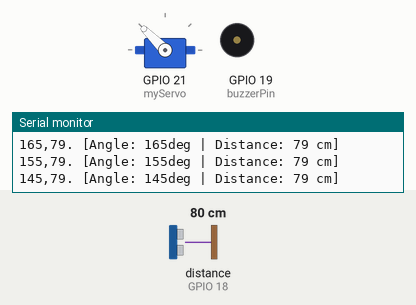
The sketch below on a simulated ESP32. Shown: servo, buzzer (waves = sounding, pin HIGH), the last lines printed to the serial monitor. Wiring (inferred from the names in the program): ultrasonic range finder: trigger GPIO 5; echo GPIO 18. The inputs (shaded band) are chosen by the test bench; at power-on: distance to the obstacle (sensor on GPIO 18) 80 cm. The echo pulse lasts 58.3 µs per cm; pins used as bus, display or sensor lines are not drawn.

Above: at 1.25 s.
1.3 s: distance to the obstacle (sensor on GPIO 18) set to 12 cm
4.3 s: distance to the obstacle (sensor on GPIO 18) set to 9 cm
At 5.4 s:
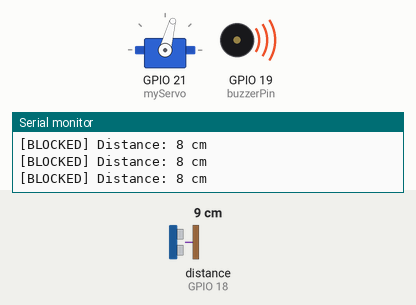
5.8 s: distance to the obstacle (sensor on GPIO 18) set to 120 cm
At 6.44 s:
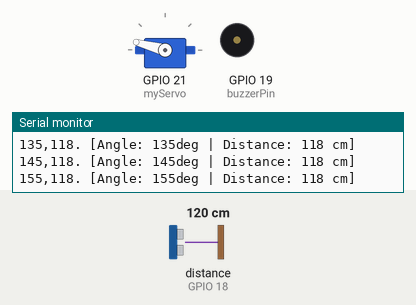
8.8 s: distance to the obstacle (sensor on GPIO 18) set to 2 cm
At 10.0 s:
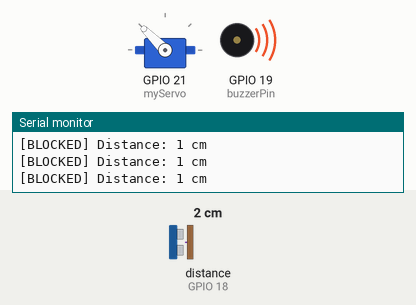
10.3 s: distance to the obstacle (sensor on GPIO 18) set to 18 cm
At 10.46 s:
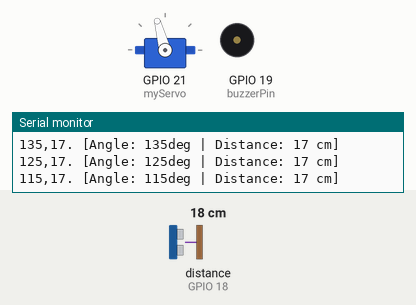
13.3 s: distance to the obstacle (sensor on GPIO 18) set to 4 cm
At 13.8 s:
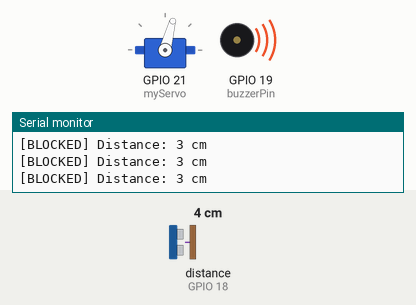
Timing chart, 0 to 15.8 s (numbered marks = the images above; inputs shaded):
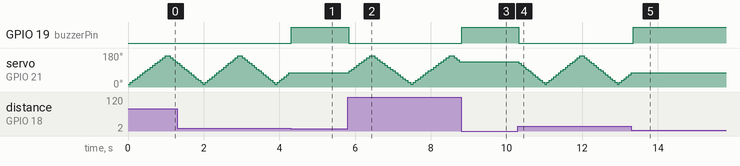

The sketch:

arduino_radarprog_esp32.ino
```cpp
  // Includes the ESP32 Servo library (install "ESP32Servo" by Kevin Harrington via Library Manager)
  #include <ESP32Servo.h>
  // Defines Trig and Echo pins of the Ultrasonic Sensor
  // NOTE: HC-SR04 ECHO outputs 5V — use a voltage divider (5V→3.3V) on echoPin for ESP32 safety
  const int trigPin = 5;
  const int echoPin = 18;
  // Defines the buzzer pin
  const int buzzerPin = 19;
  // Variables for the duration and the distance
  long duration;
  int distance;
  Servo myServo; // Creates a servo object for controlling the servo motor
  // Blocks servo sweep and buzzes continuously until object moves away
  void waitForClear() {
    Serial.println("[ALERT] Object detected! Waiting for it to move away...");
    digitalWrite(buzzerPin, HIGH);
    while (true) {
      int d = calculateDistance();
      if (d > 10) {                  // only resume when object is truly gone (>10 cm)
        break;
      }
      Serial.print("[BLOCKED] Distance: "); Serial.print(d); Serial.println(" cm");
      delay(100); // re-check every 100ms
    }
    digitalWrite(buzzerPin, LOW);
    Serial.println("[CLEAR] Object removed. Resuming sweep.");
  }

  void setup() {
    pinMode(trigPin, OUTPUT); // Sets the trigPin as an Output
    pinMode(echoPin, INPUT); // Sets the echoPin as an Input
    pinMode(buzzerPin, OUTPUT); // Sets the buzzerPin as an Output
    digitalWrite(buzzerPin, LOW); // Ensure buzzer is off initially
    Serial.begin(115200);
    myServo.attach(21); // Defines on which pin is the servo motor attached
  }
  void loop() {
    // rotates the servo motor from 15 to 165 degrees
    for(int i=15;i<=165;i+=10){
    myServo.write(i);
    delay(60);
    distance = calculateDistance();// Calls a function for calculating the distance measured by the Ultrasonic sensor for each degree

    // Pause sweep and buzz until object clears
    if(distance < 10 && distance > 0){
      waitForClear();
    }

    Serial.print(i); // Sends the current degree into the Serial Port
    Serial.print(","); // Sends addition character right next to the previous value needed later in the Processing IDE for indexing
    Serial.print(distance); // Sends the distance value into the Serial Port
    Serial.print("."); // Sends addition character right next to the previous value needed later in the Processing IDE for indexing
    Serial.print(" [Angle: "); Serial.print(i); Serial.print("deg | Distance: "); Serial.print(distance); Serial.println(" cm]");
    }
    // Repeats the previous lines from 165 to 15 degrees
    for(int i=165;i>15;i-=10){
    myServo.write(i);
    delay(60);
    distance = calculateDistance();

    // Pause sweep and buzz until object clears
    if(distance < 10 && distance > 0){
      waitForClear();
    }

    Serial.print(i);
    Serial.print(",");
    Serial.print(distance);
    Serial.print(".");
    Serial.print(" [Angle: "); Serial.print(i); Serial.print("deg | Distance: "); Serial.print(distance); Serial.println(" cm]");
    }
  }
  // Function for calculating the distance measured by the Ultrasonic sensor
  int calculateDistance(){

    digitalWrite(trigPin, LOW);
    delayMicroseconds(2);
    // Sets the trigPin on HIGH state for 10 micro seconds
    digitalWrite(trigPin, HIGH);
    delayMicroseconds(10);
    digitalWrite(trigPin, LOW);
    duration = pulseIn(echoPin, HIGH, 30000); // 30ms timeout (prevents hanging)
    if(duration == 0){
      return 0; // No echo received
    }
    distance = duration * 0.034 / 2;
    return distance;
  }
```

Measured:
- the behaviour switches between 11 and 10 cm on distance to the obstacle (sensor on GPIO 18) (found by bisection; images 0 and 1)
- after the input at 4.3 s, GPIO 19 (buzzerPin): LOW → HIGH at once; servo on GPIO 21 (myServo): stays 75° (without the input it goes to 85° after 0.01 s)
- after the input at 8.8 s, GPIO 19 (buzzerPin): LOW → HIGH at once; servo on GPIO 21 (myServo): stops changing and stays 135°
- after the input at 10.3 s, GPIO 19 (buzzerPin): HIGH → LOW at once
- after the input at 13.3 s, GPIO 19 (buzzerPin): LOW → HIGH after 0.05 s; servo on GPIO 21 (myServo): stops changing and stays 75°
